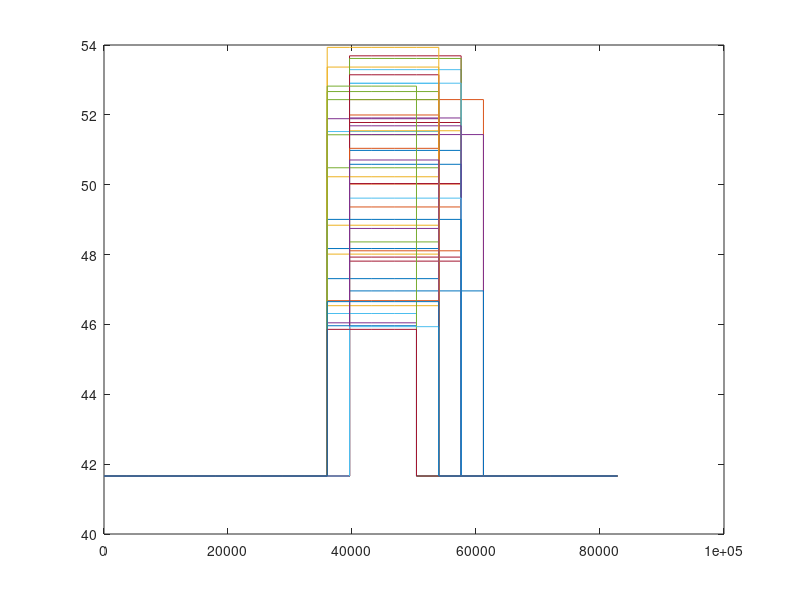
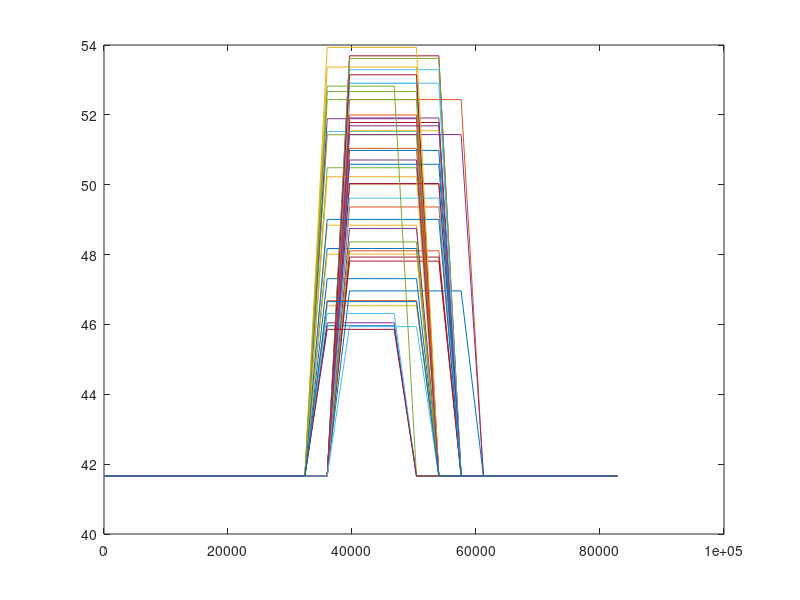

The MATLAB script that drew these images, in order:
clc
clear all
close all hidden

% set problem dimensions
   TF=24*3600;   % horizon time - [s] 
   Nt=24;        % number of temporal grid points
 TDEC=10;        % decision time step
   dt=TF/Nt;
    S=50;
 Mnom=41.66;  
        
   Tst=dt*(TDEC+2); % mean start of step [s]
  Tstm=dt*(TDEC-1); 
  Tstp=dt*(TDEC+1);  
   Tdu=5*3600;      % mean duration time [s]
  Tdum=4*3600;
  Tdup=6*3600;
    Ma=Mnom*1.2;   % mean magnitude of demand 
   Mam=Mnom*1.1;
   Map=Mnom*1.3;  
   
 Tstss = Tstm + (Tstp-Tstm).*rand(S,1); 
 Tduss = Tdum + (Tdup-Tdum).*rand(S,1); 
  Mass =  Mam + (Map-Mam).*rand(S,1); 
   tc = 0:dt:TF-dt;
   
 % first segment
 for s = 1:S
 
 ddt=TF/300;    
     
 t1=linspace(0,Tstss(s));
 y1=linspace(Mnom,Mnom);
 
 t2=linspace(Tstss(s)+ddt,Tstss(s)+Tduss(s));
 y2=linspace(Mass(s),Mass(s));
 
 t3=linspace(Tstss(s)+Tduss(s)+ddt,TF);
 y3=linspace(Mnom,Mnom);
 
 tf=[t1 t2 t3];
  y=[y1 y2 y3];
 
 dem(s,:)=interp1(tf,y,tc,'nearest');
 
 end
    
 figure(1) 
 for s=1:S
 stairs(tc,dem(s,:))
 hold on
 end
 
 figure(2)
 plot(tc,dem)
 
 save stoch_scen_paper.dat dem -ascii